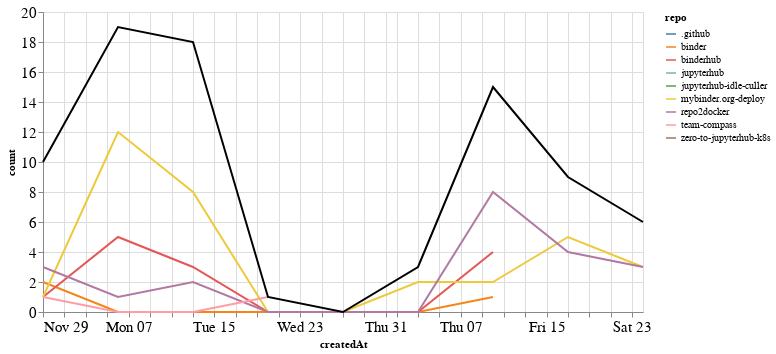

Write notebook code for a chart like this one.
### Markdown cell above
### Comments

### Code cell
comments_time = comments.groupby('repo').resample('W', on='createdAt').count()['author'].reset_index()
comments_time = comments_time.rename(columns={'author': 'count'})
comments_time_total = comments_time.groupby('createdAt').agg({"count": "sum"}).reset_index()
ch1 = alt.Chart(comments_time, width=600).mark_line().encode(
    x='createdAt',
    y='count',
    color='repo',
    tooltip="repo"
)

ch2 = alt.Chart(comments_time_total, width=600).mark_line(color="black").encode(
    x='createdAt',
    y='count',
)

ch1 + ch2

### Figure 1 — Vega-Lite specification as saved in the notebook (floating-point values rounded to 4 significant figures)
{"config": {"axisLeft": {"labelFontSize": 15}, "axisBottom": {"labelFontSize": 15}}, "layer": [{"data": {"name": "data-4d145cc4811ad7e11cda722d5878a52c"}, "mark": "line", "encoding": {"color": {"type": "nominal", "field": "repo"}, "tooltip": {"type": "nominal", "field": "repo"}, "x": {"type": "temporal", "field": "createdAt"}, "y": {"type": "quantitative", "field": "count"}}, "width": 600}, {"data": {"name": "data-26e3f7afae4391247bf008ed68a72314"}, "mark": {"type": "line", "color": "black"}, "encoding": {"x": {"type": "temporal", "field": "createdAt"}, "y": {"type": "quantitative", "field": "count"}}, "width": 600}], "$schema": "https://vega.github.io/schema/vega-lite/v4.8.1.json", "datasets": {"data-4d145cc4811ad7e11cda722d5878a52c": [{"repo": ".github", "createdAt": "2020-12-06T00:00:00", "count": 1}, {"repo": "binder", "createdAt": "2020-11-29T00:00:00", "count": 2}, {"repo": "binder", "createdAt": "2020-12-06T00:00:00", "count": 0}, {"repo": "binder", "createdAt": "2020-12-13T00:00:00", "count": 0}, {"repo": "binder", "createdAt": "2020-12-20T00:00:00", "count": 0}, {"repo": "binder", "createdAt": "2020-12-27T00:00:00", "count": 0}, {"repo": "binder", "createdAt": "2021-01-03T00:00:00", "count": 0}, {"repo": "binder", "createdAt": "2021-01-10T00:00:00", "count": 1}, {"repo": "binderhub", "createdAt": "2020-11-29T00:00:00", "count": 1}, {"repo": "binderhub", "createdAt": "2020-12-06T00:00:00", "count": 5}, {"repo": "binderhub", "createdAt": "2020-12-13T00:00:00", "count": 3}, {"repo": "binderhub", "createdAt": "2020-12-20T00:00:00", "count": 0}, {"repo": "binderhub", "createdAt": "2020-12-27T00:00:00", "count": 0}, {"repo": "binderhub", "createdAt": "2021-01-03T00:00:00", "count": 0}, {"repo": "binderhub", "createdAt": "2021-01-10T00:00:00", "count": 4}, {"repo": "jupyterhub", "createdAt": "2020-11-29T00:00:00", "count": 2}, {"repo": "jupyterhub-idle-culler", "createdAt": "2021-01-03T00:00:00", "count": 1}, {"repo": "mybinder.org-deploy", "createdAt": "2020-11-29T00:00:00", "count": 1}, {"repo": "mybinder.org-deploy", "createdAt": "2020-12-06T00:00:00", "count": 12}, {"repo": "mybinder.org-deploy", "createdAt": "2020-12-13T00:00:00", "count": 8}, {"repo": "mybinder.org-deploy", "createdAt": "2020-12-20T00:00:00", "count": 0}, {"repo": "mybinder.org-deploy", "createdAt": "2020-12-27T00:00:00", "count": 0}, {"repo": "mybinder.org-deploy", "createdAt": "2021-01-03T00:00:00", "count": 2}, {"repo": "mybinder.org-deploy", "createdAt": "2021-01-10T00:00:00", "count": 2}, {"repo": "mybinder.org-deploy", "createdAt": "2021-01-17T00:00:00", "count": 5}, {"repo": "mybinder.org-deploy", "createdAt": "2021-01-24T00:00:00", "count": 3}, {"repo": "repo2docker", "createdAt": "2020-11-29T00:00:00", "count": 3}, {"repo": "repo2docker", "createdAt": "2020-12-06T00:00:00", "count": 1}, {"repo": "repo2docker", "createdAt": "2020-12-13T00:00:00", "count": 2}, {"repo": "repo2docker", "createdAt": "2020-12-20T00:00:00", "count": 0}, {"repo": "repo2docker", "createdAt": "2020-12-27T00:00:00", "count": 0}, {"repo": "repo2docker", "createdAt": "2021-01-03T00:00:00", "count": 0}, {"repo": "repo2docker", "createdAt": "2021-01-10T00:00:00", "count": 8}, {"repo": "repo2docker", "createdAt": "2021-01-17T00:00:00", "count": 4}, {"repo": "repo2docker", "createdAt": "2021-01-24T00:00:00", "count": 3}, {"repo": "team-compass", "createdAt": "2020-11-29T00:00:00", "count": 1}, {"repo": "team-compass", "createdAt": "2020-12-06T00:00:00", "count": 0}, {"repo": "team-compass", "createdAt": "2020-12-13T00:00:00", "count": 0}, {"repo": "team-compass", "createdAt": "2020-12-20T00:00:00", "count": 1}, {"repo": "zero-to-jupyterhub-k8s", "createdAt": "2020-12-13T00:00:00", "count": 5}], "data-26e3f7afae4391247bf008ed68a72314": [{"createdAt": "2020-11-29T00:00:00", "count": 10}, {"createdAt": "2020-12-06T00:00:00", "count": 19}, {"createdAt": "2020-12-13T00:00:00", "count": 18}, {"createdAt": "2020-12-20T00:00:00", "count": 1}, {"createdAt": "2020-12-27T00:00:00", "count": 0}, {"createdAt": "2021-01-03T00:00:00", "count": 3}, {"createdAt": "2021-01-10T00:00:00", "count": 15}, {"createdAt": "2021-01-17T00:00:00", "count": 9}, {"createdAt": "2021-01-24T00:00:00", "count": 6}]}}
